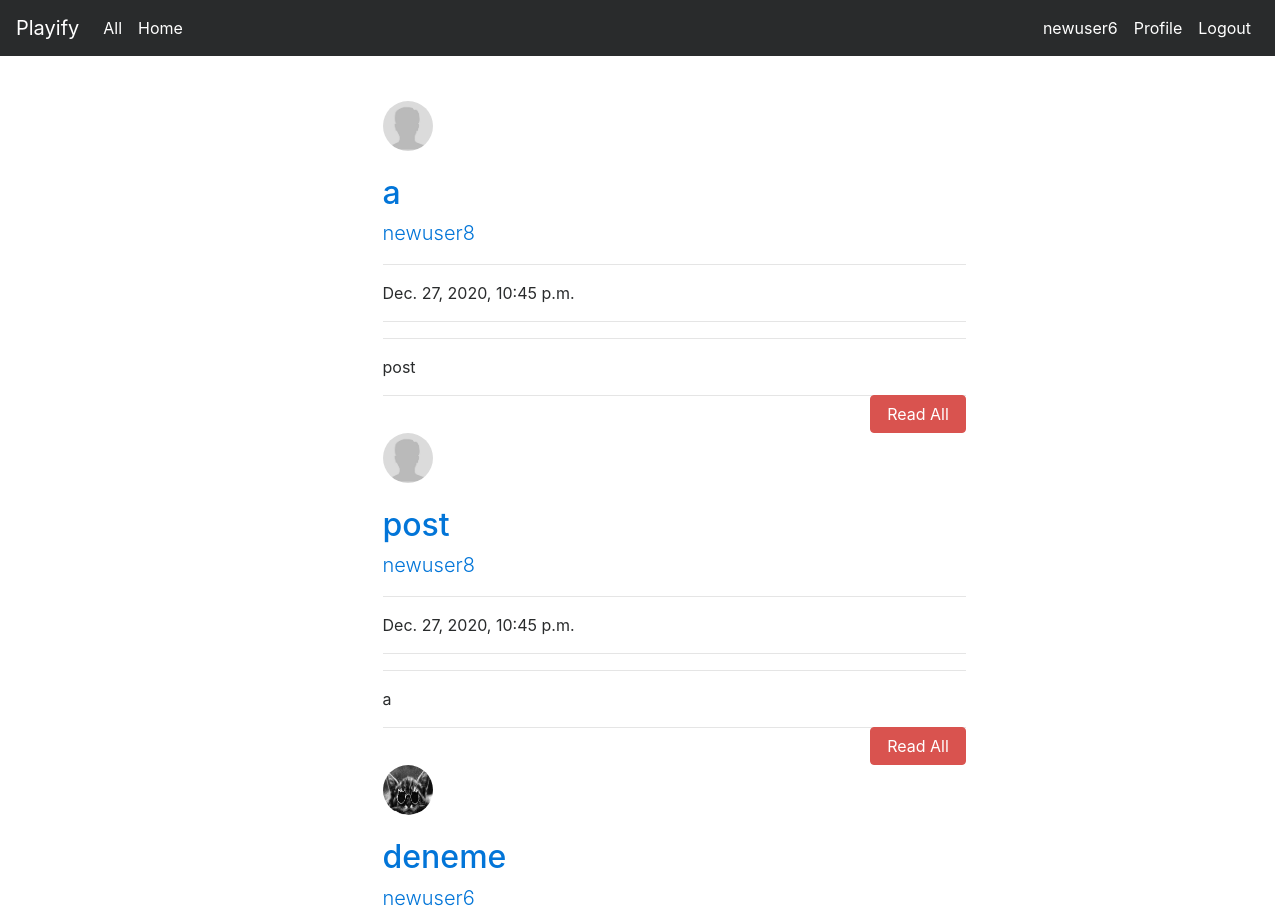
/articles/ (signed in, upper part), run on an earlier commit of the app's database.
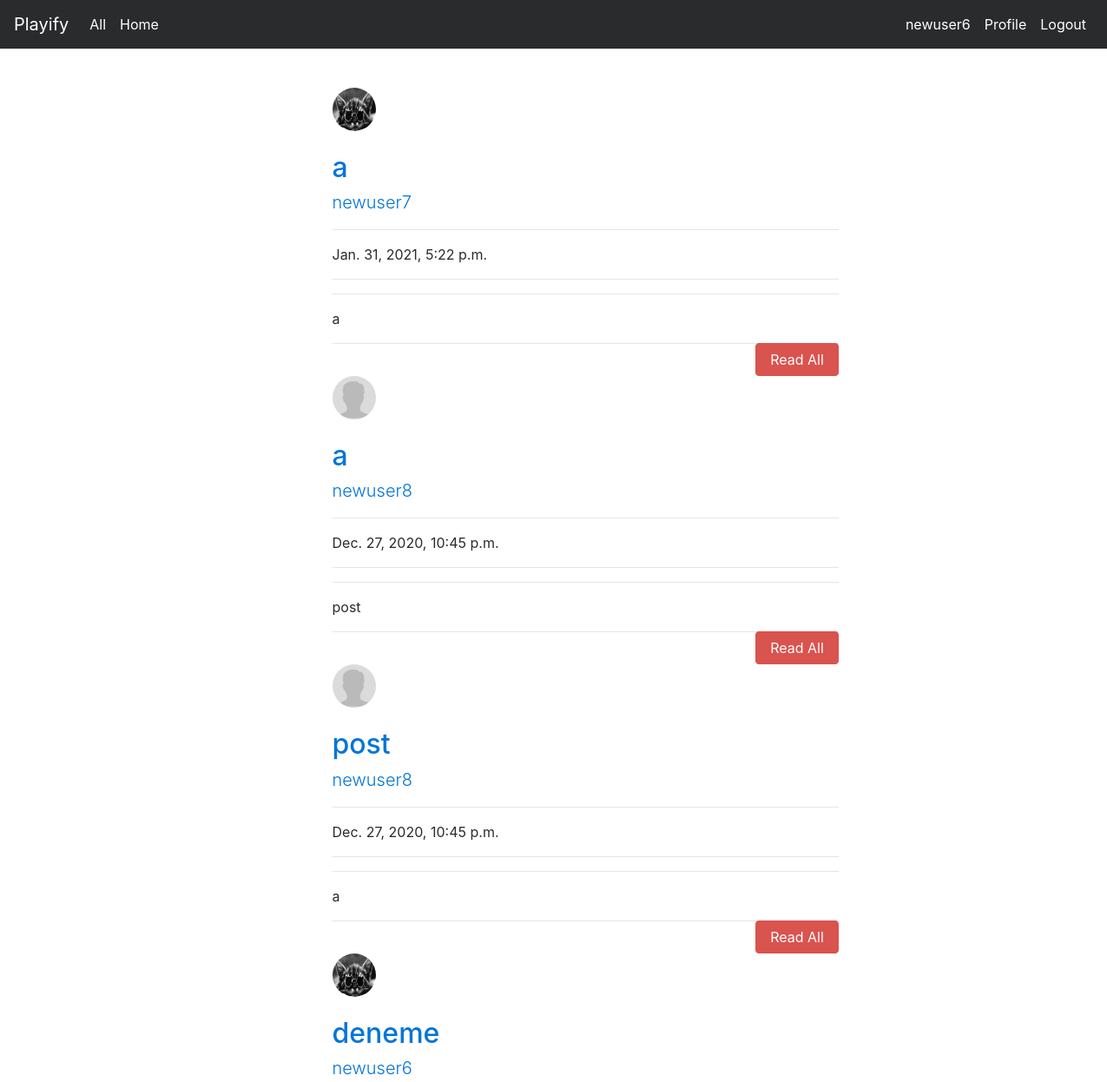
And on a later commit of the database.
### article/models.py (models this page shows, shortened)
class Article(models.Model):
    author = models.ForeignKey("auth.User",on_delete = models.CASCADE,verbose_name = "Username ")
    title = models.CharField(max_length = 50,verbose_name = "Title")
    content = RichTextField()
    created_date = models.DateTimeField(auto_now_add=True,verbose_name="Creating Time")
    article_image = models.FileField(blank = True,null = True,verbose_name = "Add Image")
    class Meta:
        ordering = ['-created_date']

### user/models.py (models this page shows, shortened)
class Profile(models.Model):
    user = models.OneToOneField(User, on_delete=models.CASCADE)
    following = models.ManyToManyField(User, related_name='following', blank=True)
    password = models.CharField(max_length = 50,verbose_name = "Password")
    status = models.CharField(max_length = 50,verbose_name = "Status",default="def status", blank=True)
    image= models.ImageField(default='default.jpg', upload_to='profile_pics')
    def create_profile(sender, **kwargs):
        user = kwargs["instance"]
        if kwargs["created"]:
            profile = Profile(user=user)
            profile.save()
    post_save.connect(create_profile, sender=User)

### article/views.py (the view)
# urls.py: path('',views.articles,name = "articles"),
def articles(request):
    loggeduser = request.user
    if not loggeduser.is_authenticated:
        return render(request,"404.html")
    keyword = request.GET.get("keyword")
    user = request.user
    following = [user for user in user.profile.following.filter()]
    if keyword:
        articles = Article.objects.filter(title__contains = keyword)
        return render(request,"articles.html",{"articles":articles})
    articles = Article.objects.all()
    return render(request,"articles.html",{"articles":articles,"following":following})

### templates/articles.html (shortened to what this page needs)
{% extends "layout.html" %}
{% block body %}
<div class ="row">
    <div class="col-md-10 offset-md-3">
        <div class="col-lg-8">
      </div>
    </div>
</div>
{% if articles %}
{% for article in articles %}
<div class="row">
    <div class="col-md-10 offset-md-3">
    <div class="col-lg-8">
      <img class="rounded-circle account-img" width="50" height="50" src="{{ article.author.profile.image.url }}">
      <a href="{% url 'article:detail' article.id %}"><h2 class="mt-4">{{article.title}}</h2></a>
      <p class="lead">
         <a href="../user/profile/{{article.author.username}}">{{article.author.username}}</a>
      </p>
      <hr>
      <p>{{article.created_date}}</p>
      <hr>
      <hr>
      <p class="lead">
          {{article.content|safe|truncatewords:50}}
      </p>
      <a style ="float : right;" href="{% url 'article:detail' article.id %}" class ="btn btn-danger">Read All</a>
      <hr>
        </div>
      </div>
      </div>
{% endfor %}
{% endif %}
{% endblock body %}

What changed in the data, as far as the page shows it:
added Article: author.profile.image (picture), title "a", author.username "newuser7", created_date "Jan. 31, 2021, 5:22 p.m.", content "a"
